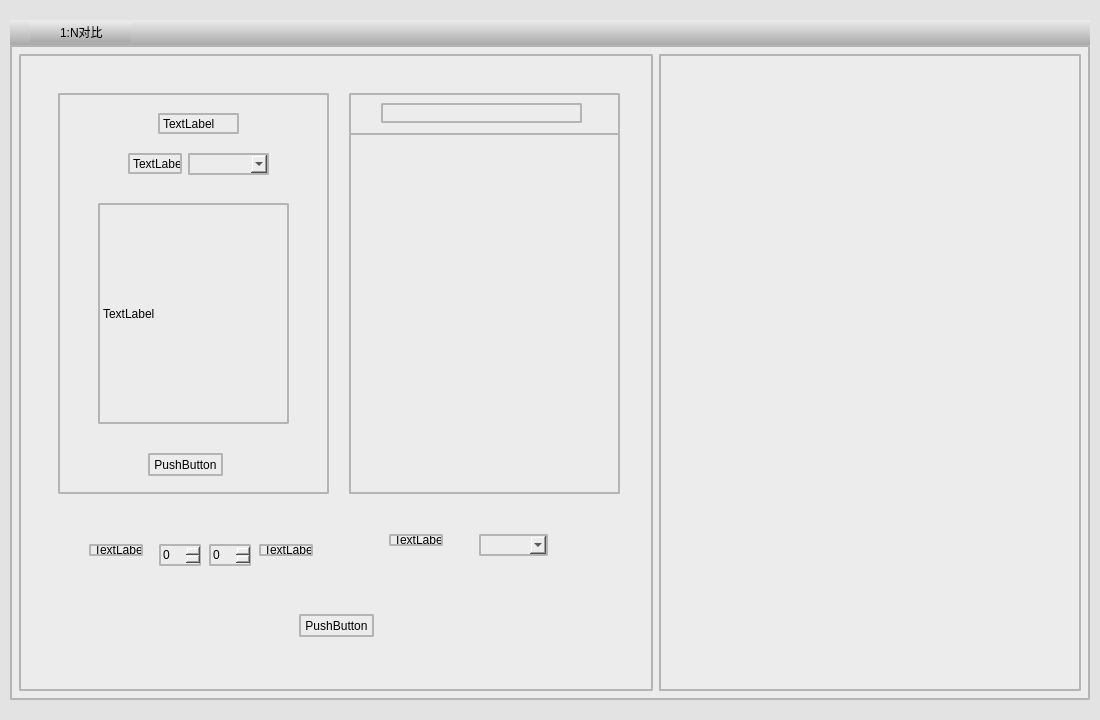
<?xml version="1.0" encoding="UTF-8"?>
<ui version="4.0">
 <class>FaceOneToNPane2</class>
 <widget class="QWidget" name="FaceOneToNPane2">
  <property name="geometry">
   <rect>
    <x>0</x>
    <y>0</y>
    <width>1100</width>
    <height>720</height>
   </rect>
  </property>
  <property name="minimumSize">
   <size>
    <width>1100</width>
    <height>720</height>
   </size>
  </property>
  <property name="maximumSize">
   <size>
    <width>1100</width>
    <height>720</height>
   </size>
  </property>
  <property name="windowTitle">
   <string>Form</string>
  </property>
  <property name="styleSheet">
   <string notr="true">background-color: rgb(227, 227, 227);</string>
  </property>
  <layout class="QVBoxLayout" name="verticalLayout">
   <property name="spacing">
    <number>0</number>
   </property>
   <property name="leftMargin">
    <number>10</number>
   </property>
   <property name="topMargin">
    <number>20</number>
   </property>
   <property name="rightMargin">
    <number>10</number>
   </property>
   <property name="bottomMargin">
    <number>20</number>
   </property>
   <item>
    <widget class="QWidget" name="widget" native="true">
     <property name="styleSheet">
      <string notr="true"/>
     </property>
     <layout class="QVBoxLayout" name="verticalLayout_2">
      <property name="spacing">
       <number>0</number>
      </property>
      <property name="leftMargin">
       <number>0</number>
      </property>
      <property name="topMargin">
       <number>0</number>
      </property>
      <property name="rightMargin">
       <number>0</number>
      </property>
      <property name="bottomMargin">
       <number>0</number>
      </property>
      <item>
       <widget class="QWidget" name="widget_2" native="true">
        <property name="minimumSize">
         <size>
          <width>0</width>
          <height>25</height>
         </size>
        </property>
        <property name="maximumSize">
         <size>
          <width>16777215</width>
          <height>25</height>
         </size>
        </property>
        <property name="styleSheet">
         <string notr="true">border-radius:0px;
background-color: qlineargradient(spread:pad, x1:0, y1:0, x2:0, y2:1, stop:0 rgba(235, 235, 235, 255), stop:1 rgba(170, 170, 170, 255));</string>
        </property>
        <widget class="QLabel" name="label">
         <property name="geometry">
          <rect>
           <x>20</x>
           <y>2</y>
           <width>41</width>
           <height>20</height>
          </rect>
         </property>
         <property name="styleSheet">
          <string notr="true">border:none</string>
         </property>
         <property name="text">
          <string/>
         </property>
         <property name="pixmap">
          <pixmap resource="../Resouce.qrc">:/images/1比N小图标.png</pixmap>
         </property>
        </widget>
        <widget class="QLabel" name="label_2">
         <property name="geometry">
          <rect>
           <x>50</x>
           <y>2</y>
           <width>71</width>
           <height>20</height>
          </rect>
         </property>
         <property name="styleSheet">
          <string notr="true">border:none;
font: 11pt &quot;黑体&quot;;</string>
         </property>
         <property name="text">
          <string>1:N对比</string>
         </property>
        </widget>
       </widget>
      </item>
      <item>
       <widget class="QWidget" name="widget_3" native="true">
        <property name="styleSheet">
         <string notr="true">border:2px solid rgb(180,180,180);
border-radius:2px;
background-color:rgb(236,236,236)</string>
        </property>
        <layout class="QHBoxLayout" name="horizontalLayout" stretch="3,2">
         <item>
          <widget class="QWidget" name="widget_4" native="true">
           <widget class="QWidget" name="widget_6" native="true">
            <property name="geometry">
             <rect>
              <x>39</x>
              <y>39</y>
              <width>271</width>
              <height>401</height>
             </rect>
            </property>
            <widget class="QLabel" name="label_3">
             <property name="geometry">
              <rect>
               <x>100</x>
               <y>20</y>
               <width>81</width>
               <height>21</height>
              </rect>
             </property>
             <property name="text">
              <string>TextLabel</string>
             </property>
            </widget>
            <widget class="QLabel" name="label_4">
             <property name="geometry">
              <rect>
               <x>70</x>
               <y>60</y>
               <width>54</width>
               <height>21</height>
              </rect>
             </property>
             <property name="text">
              <string>TextLabel</string>
             </property>
            </widget>
            <widget class="QComboBox" name="comboBox">
             <property name="geometry">
              <rect>
               <x>130</x>
               <y>60</y>
               <width>81</width>
               <height>22</height>
              </rect>
             </property>
            </widget>
            <widget class="QPushButton" name="pushButton">
             <property name="geometry">
              <rect>
               <x>90</x>
               <y>360</y>
               <width>75</width>
               <height>23</height>
              </rect>
             </property>
             <property name="text">
              <string>PushButton</string>
             </property>
            </widget>
            <widget class="QLabel" name="label_8">
             <property name="geometry">
              <rect>
               <x>40</x>
               <y>110</y>
               <width>191</width>
               <height>221</height>
              </rect>
             </property>
             <property name="text">
              <string>TextLabel</string>
             </property>
            </widget>
           </widget>
           <widget class="QWidget" name="widget_7" native="true">
            <property name="geometry">
             <rect>
              <x>330</x>
              <y>39</y>
              <width>271</width>
              <height>401</height>
             </rect>
            </property>
            <widget class="QLineEdit" name="lineEdit">
             <property name="geometry">
              <rect>
               <x>32</x>
               <y>10</y>
               <width>201</width>
               <height>20</height>
              </rect>
             </property>
            </widget>
            <widget class="QTableWidget" name="tableWidget">
             <property name="geometry">
              <rect>
               <x>0</x>
               <y>40</y>
               <width>271</width>
               <height>361</height>
              </rect>
             </property>
            </widget>
           </widget>
           <widget class="QLabel" name="label_5">
            <property name="geometry">
             <rect>
              <x>70</x>
              <y>490</y>
              <width>54</width>
              <height>12</height>
             </rect>
            </property>
            <property name="text">
             <string>TextLabel</string>
            </property>
           </widget>
           <widget class="QSpinBox" name="spinBox">
            <property name="geometry">
             <rect>
              <x>140</x>
              <y>490</y>
              <width>42</width>
              <height>22</height>
             </rect>
            </property>
           </widget>
           <widget class="QSpinBox" name="spinBox_2">
            <property name="geometry">
             <rect>
              <x>190</x>
              <y>490</y>
              <width>42</width>
              <height>22</height>
             </rect>
            </property>
           </widget>
           <widget class="QLabel" name="label_6">
            <property name="geometry">
             <rect>
              <x>240</x>
              <y>490</y>
              <width>54</width>
              <height>12</height>
             </rect>
            </property>
            <property name="text">
             <string>TextLabel</string>
            </property>
           </widget>
           <widget class="QLabel" name="label_7">
            <property name="geometry">
             <rect>
              <x>370</x>
              <y>480</y>
              <width>54</width>
              <height>12</height>
             </rect>
            </property>
            <property name="text">
             <string>TextLabel</string>
            </property>
           </widget>
           <widget class="QComboBox" name="comboBox_2">
            <property name="geometry">
             <rect>
              <x>460</x>
              <y>480</y>
              <width>69</width>
              <height>22</height>
             </rect>
            </property>
           </widget>
           <widget class="QPushButton" name="pushButton_2">
            <property name="geometry">
             <rect>
              <x>280</x>
              <y>560</y>
              <width>75</width>
              <height>23</height>
             </rect>
            </property>
            <property name="text">
             <string>PushButton</string>
            </property>
           </widget>
          </widget>
         </item>
         <item>
          <widget class="QWidget" name="widget_5" native="true">
           <layout class="QVBoxLayout" name="verticalLayout_3">
            <property name="spacing">
             <number>0</number>
            </property>
            <property name="leftMargin">
             <number>0</number>
            </property>
            <property name="topMargin">
             <number>0</number>
            </property>
            <property name="rightMargin">
             <number>0</number>
            </property>
            <property name="bottomMargin">
             <number>0</number>
            </property>
            <item>
             <widget class="QTableWidget" name="tableWidget_2"/>
            </item>
           </layout>
          </widget>
         </item>
        </layout>
       </widget>
      </item>
     </layout>
    </widget>
   </item>
  </layout>
 </widget>
 <resources>
  <include location="../Resouce.qrc"/>
 </resources>
 <connections/>
</ui>
